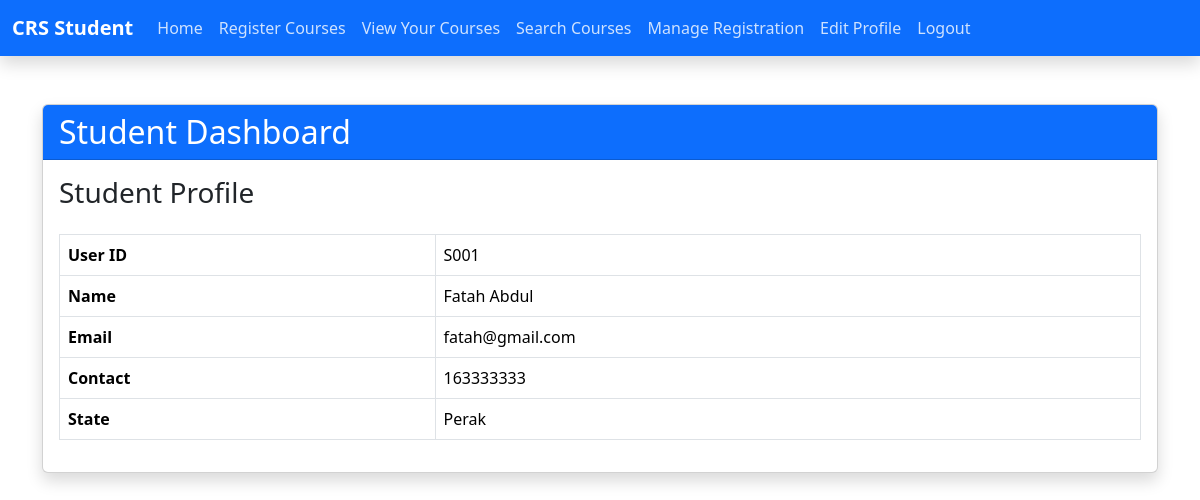
Page /studentDashboard.php (signed in) on the committed database.
### tables this page shows
CREATE TABLE `tb_user` (
  `u_sno` varchar(10) NOT NULL,
  `u_pwd` varchar(20) NOT NULL,
  `u_email` varchar(30) NOT NULL,
  `u_name` varchar(50) NOT NULL,
  `u_contact` int(11) NOT NULL,
  `u_state` varchar(20) NOT NULL,
  `u_reg` timestamp NULL DEFAULT NULL,
  `u_utype` int(11) NOT NULL
);

### studentDashboard.php (the view, shortened to what this page needs)
<?php
include('studentNav.php');
include ('dbconnect.php');
$user_id = $_SESSION['funame'];
$query = "SELECT * FROM tb_user WHERE u_sno = ?";
$stmt = $con->prepare($query);
$stmt->bind_param("s", $user_id);
$stmt->execute();
$result = $stmt->get_result();
$user_data = $result->fetch_assoc();
?>
<div class="container mt-5">
    <div class="card shadow">
        <div class="card-header bg-primary text-white">
            <h2 class="card-title mb-0">Student Dashboard</h2>
        </div>
        <div class="card-body">
            <h3 class="mb-4">Student Profile</h3>
            <table class="table table-bordered table-hover">
                <tbody>
                    <tr>
                        <th scope="row">User ID</th>
                        <td><?php echo $user_data['u_sno']; ?></td>
                    </tr>
                    <tr>
                        <th scope="row">Name</th>
                        <td><?php echo $user_data['u_name']; ?></td>
                    </tr>
                    <tr>
                        <th scope="row">Email</th>
                        <td><?php echo $user_data['u_email']; ?></td>
                    </tr>
                    <tr>
                        <th scope="row">Contact</th>
                        <td><?php echo $user_data['u_contact']; ?></td>
                    </tr>
                    <tr>
                        <th scope="row">State</th>
                        <td><?php echo $user_data['u_state']; ?></td>
                    </tr>
                </tbody>
            </table>
        </div>
    </div>
</div>
</body>
</html>

### rows in the picture
tb_user: u_sno "S001", u_name "Fatah Abdul", u_email "fatah@gmail.com", u_contact "163333333", u_state "Perak"
